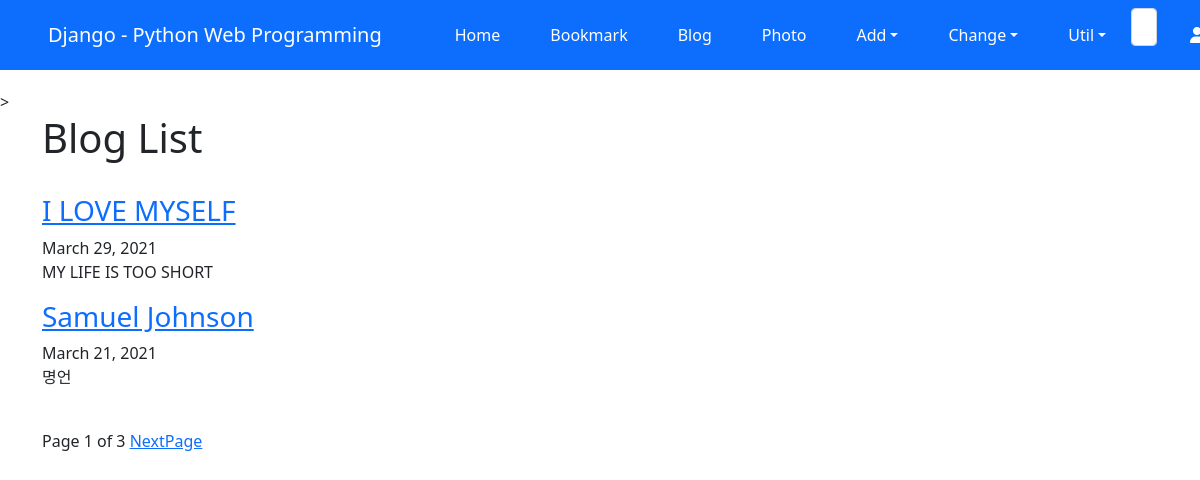
Screenshot of /blog/ with the database file from the repository.
### blog/models.py (models this page shows, shortened)
class Post(models.Model):
    title = models.CharField(verbose_name='TITLE', max_length=50) # 2
    slug = models.SlugField('SLUG', unique=True, allow_unicode=True, help_text='one word for title alias.') # 3
    description = models.CharField('DESCIPTION', max_length=50, blank=True, help_text='simple description text.') # 4
    content = models.TextField('CONTENT') # 5
    create_dt = models.DateTimeField('CREATE DATE', auto_now_add=True) # 6
    modify_dt = models.DateTimeField("MODIFY DATE", auto_now=True) # 7
    tags = TaggableManager(blank=True)
    owner = models.ForeignKey(User, on_delete=models.CASCADE, verbose_name="OWNER", blank=True, null=True)
    class Meta:  # 8
        verbose_name = 'post' # 9
        verbose_name_plural = 'posts' # 10
        db_table = 'blog_posts' # 11
        ordering = ('-modify_dt',) # 12
    def get_absolute_url(self): # 14
        return reverse("blog:post_detail", args=(self.slug,))

### blog/views.py (the view)
# urls.py: path('', views.PostLV.as_view(), name='index'),
class PostLV(ListView):
    model = Post
    template_name = 'blog/post_all.html'
    context_object_name = 'posts'
    paginate_by = 2         # 한 페이지에 보여주는 객체 리스트의 숫자

### blog/templates/blog/post_all.html (shortened to what this page needs)
{% extends 'base.html' %}
{% block content %}
<h1>Blog List</h1>
<br>
{% for post in posts %}
    <h3><a href='{{ post.get_absolute_url }}'>{{ post.title }}</a></h3>
    {{ post.create_dt|date:"N d, Y" }}
    <p>{{ post.description }}</p>
{% endfor %}
<br>
<div>
    <span>
        Page {{ page_obj.number }} of {{page_obj.paginator.num_pages }}
        {% if page_obj.has_next %}
            <a href="?page={{ page_obj.next_page_number }}">NextPage</a>
        {% endif %}
    </span>
</div>
{% endblock %}

### rows the page displays
Post: title "I LOVE MYSELF", create_dt "March 29, 2021", description "MY LIFE IS TOO SHORT"
Post: title "Samuel Johnson", create_dt "March 21, 2021", description "명언"

### other values shown
{{ page_obj.number }} "1"
{{ page_obj.paginator.num_pages }} "3"
